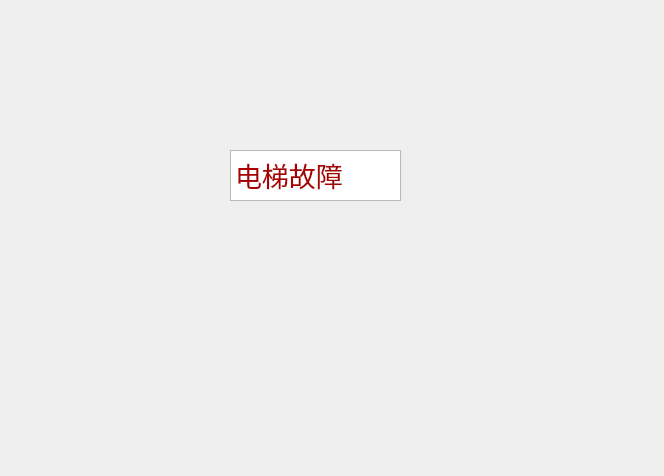
<?xml version="1.0" encoding="UTF-8"?>
<ui version="4.0">
 <class>emergency</class>
 <widget class="QWidget" name="emergency">
  <property name="geometry">
   <rect>
    <x>0</x>
    <y>0</y>
    <width>664</width>
    <height>476</height>
   </rect>
  </property>
  <property name="windowTitle">
   <string>Form</string>
  </property>
  <widget class="QTextEdit" name="textEdit">
   <property name="geometry">
    <rect>
     <x>230</x>
     <y>150</y>
     <width>171</width>
     <height>51</height>
    </rect>
   </property>
   <property name="html">
    <string>&lt;!DOCTYPE HTML PUBLIC &quot;-//W3C//DTD HTML 4.0//EN&quot; &quot;http://www.w3.org/TR/REC-html40/strict.dtd&quot;&gt;
&lt;html&gt;&lt;head&gt;&lt;meta name=&quot;qrichtext&quot; content=&quot;1&quot; /&gt;&lt;meta charset=&quot;utf-8&quot; /&gt;&lt;style type=&quot;text/css&quot;&gt;
p, li { white-space: pre-wrap; }
hr { height: 1px; border-width: 0; }
li.unchecked::marker { content: &quot;\2610&quot;; }
li.checked::marker { content: &quot;\2612&quot;; }
&lt;/style&gt;&lt;/head&gt;&lt;body style=&quot; font-family:'Microsoft YaHei UI'; font-size:9pt; font-weight:400; font-style:normal;&quot;&gt;
&lt;p style=&quot; margin-top:0px; margin-bottom:0px; margin-left:0px; margin-right:0px; -qt-block-indent:0; text-indent:0px;&quot;&gt;&lt;span style=&quot; font-size:20pt; color:#aa0000;&quot;&gt;电梯故障&lt;/span&gt;&lt;/p&gt;&lt;/body&gt;&lt;/html&gt;</string>
   </property>
  </widget>
 </widget>
 <resources/>
 <connections/>
</ui>
